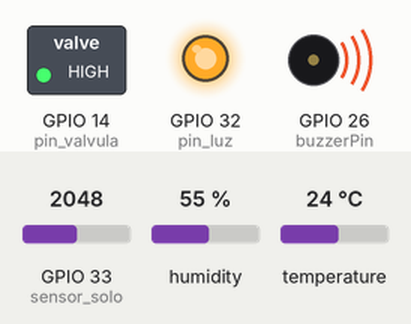
Bench run of a sketch on a simulated ESP32. Parts: switched loads named in the sketch (green lamp = pin HIGH), output pins drawn as LEDs (lit = HIGH), buzzer (waves = sounding). Inputs (shaded band) come from the test bench; at power-on: GPIO 33 (sensor_solo) = 2048, humidity 55 %, temperature 24 °C. WiFi joins after 1.5 s; servers stay silent unless stated; uploads are accepted with an empty reply; storage starts empty; what the sketch prints to the serial monitor is not drawn.

Above: at 3.7 s.
At 5.2 s:
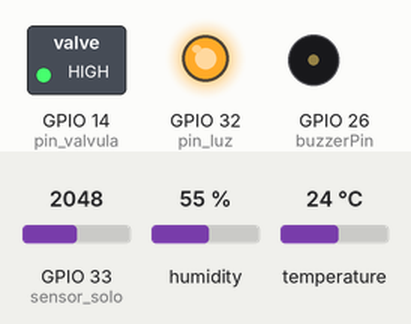
Timing chart, 0 to 6.7 s (numbered marks = the images above):
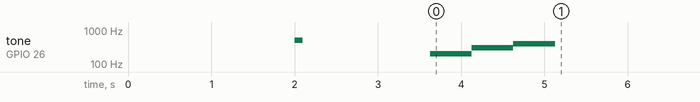

The sketch:

esp32_tcc.ino
```cpp
#include <ArduinoJson.h>

#include <WiFi.h>
#include "dht.h"
#include <stdlib.h>
#include <SPI.h>
#include <mySD.h>
#include <HTTPClient.h>


//sensor dht11
#define pinoDHT11 25//PINO ANALÓGICO UTILIZADO PELO DHT11
//buzzer
const byte buzzerPin = 26;
int8_t freq = 2000;
int8_t channel = 0;
int8_t resolution = 10;


// Pino ligado ao CS do modulo
#define chipSelect 5
//valvula
#define pin_valvula  14
//luz
#define pin_luz 32
// sensor solo
#define sensor_solo  33


dht DHT; //VARIÁVEL DO TIPO DHT

//Variaveis para cartao SD
String parameter;
byte line;
String configs[2];

//parametros
String ssid = "", password = "";
int status = WL_IDLE_STATUS;

int8_t luzStatus = 0;

int8_t  analogSoloSeco = 4095; //VALOR MEDIDO COM O SOLO SECO (VOCÊ PODE FAZER TESTES E AJUSTAR ESTE VALOR)
int8_t  analogSoloMolhado = 1200; //VALOR MEDIDO COM O SOLO MOLHADO (VOCÊ PODE FAZER TESTES E AJUSTAR ESTE VALOR)
int8_t percSoloSeco = 0; //MENOR PERCENTUAL DO SOLO SECO (0% - NÃO ALTERAR)
int8_t percSoloMolhado = 100;

unsigned long millisTarefa = millis();

//wifi


int solo =  -1;
int humidity = -1;
int temperature = -1;

void setup() {
  pinMode(pin_valvula, OUTPUT);
  pinMode(pin_luz, OUTPUT);
digitalWrite(pin_valvula,HIGH);
digitalWrite(pin_luz,HIGH);
  Serial.begin(115200); //INICIALIZA A SERIAL
  ledcSetup(channel, freq, resolution);
  ledcAttachPin(buzzerPin, channel);
  pinMode(sensor_solo, INPUT);

  delay(2000); //INTERVALO DE 2 SEGUNDO ANTES DE INICIAR
  start();
  while (!Serial);
  Serial.println(F("Initializing SD card..."));
  if (!SD.begin(chipSelect, 23, 19, 18))
  {
    Serial.println(F("Card failed, or not present"));

  }
  Serial.println(F("card initialized."));
  File myFile = SD.open("CONFIG.txt");
  if (myFile)
  {
    while (myFile.available())
    {
      char c = myFile.read();
      if (isPrintable(c))
      {
        parameter.concat(c);
      }
      else if (c == '\n')
      {
        Serial.println(parameter);
        configs[line] = parameter;
        parameter = "";
        line++;
      }
    }
  }

  myFile.close();
  configParametros();

  WiFi.begin(ssid.c_str(), password.c_str());

  while (WiFi.status() != WL_CONNECTED) {
    delay(500);
    Serial.println("Connecting to WiFi..");
  }

  Serial.println("Connected to the WiFi network");

  //quando está tudo certo
  musica();


}

void loop() {

  if ((millis() - millisTarefa) > 3000) {
    millisTarefa = millis();
    solo =  sensorSolo();
    DHT.read11(pinoDHT11);
    delay(2000);
    humidity = DHT.humidity;
    temperature = DHT.temperature;
    delay(100);
  }

  char url[300] = "";
  String payload = "";
  sprintf(url, "https://us-central1-meu-tcc-1995.cloudfunctions.net/function-1/set-status-sensores?l=%i&s=%i&i=%i&u=%i/%i", luzStatus, solo, 15, humidity, temperature);

  Serial.println(url);
  if ((WiFi.status() == WL_CONNECTED)) { //Check the current connection status

    HTTPClient http;
    http.setTimeout(100000);
    http.begin(url); //Specify the URL
    int httpCode = http.GET();                                        //Make the request

    if (httpCode > 0) { //Check for the returning code

      payload = http.getString();
      Serial.println(httpCode);
      Serial.println(payload);
    }

    else {
      Serial.println("Error on HTTP request");
    }

    http.end(); //Free the resources
  }

  const size_t capacity = JSON_OBJECT_SIZE(5) + 140;
  DynamicJsonDocument doc(capacity);

  // Parse JSON object
  DeserializationError error = deserializeJson(doc, payload);
  if (error) {
    Serial.print(F("deserializeJson() failed: "));
    Serial.println(error.f_str());
    return;
  }


 String valvula = doc["valvula"];
   String luz = doc["luz"];
Serial.println(valvula);
Serial.println(luz);

  if (valvula=="1") {
    acionaValvula();
  }

  if (luz== "1") {

    ligaLuz();
    luzStatus = 1;
  } else {
    if (luz== "0") {

      desligaLuz();
      luzStatus = 0;
    }
  }
  solo = -1;
  humidity = -1;
  temperature = -1;


}


void musica() {
  ledcWriteTone(channel, 200);
  delay(500);
  ledcWriteTone(channel, 0);
  ledcWriteTone(channel, 300);
  delay(500);
  ledcWriteTone(channel, 0);
  ledcWriteTone(channel, 400);
  delay(500);
  ledcWriteTone(channel, 0);

}
void start() {
  ledcWriteTone(channel, 500);
  delay(100);
  ledcWriteTone(channel, 0);
}

void configParametros()
{
  ssid = configs[0];
  password = configs[1];

}

void ligaLuz() {
  digitalWrite(pin_luz, LOW);
}
void desligaLuz() {
  digitalWrite(pin_luz, HIGH);
}

void acionaValvula() {
  digitalWrite(pin_valvula, LOW);
  delay(1000);
  digitalWrite(pin_valvula, HIGH);
}

int sensorSolo() {
  int ValorAnalog = analogRead(sensor_solo);
  int UmidPercent = map(ValorAnalog, 1145, 4095, 0, 100); //Mapeando o valor entre 0 e 100
  int  umidade = 100 - UmidPercent;
  return  umidade ;
}
```

Measured:
- by itself, tone on GPIO 26 (buzzerPin): plays 500 Hz for 0.10 s, 200 Hz for 0.50 s, 300 Hz for 0.50 s, 400 Hz for 0.50 s
